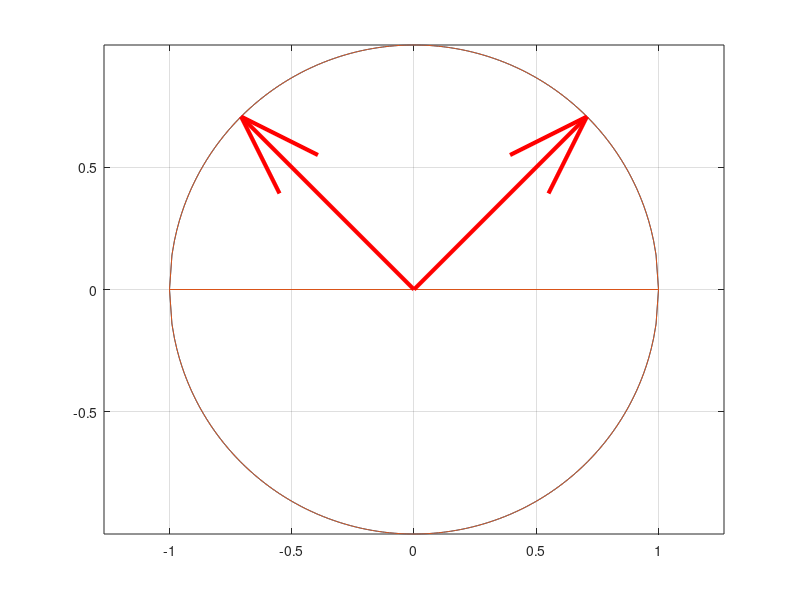

The MATLAB script that drew this image: (Note: this script raises an error after producing the figure.)
A = [4 0;
   3 -5;];
[U, S, V] = svd(A);
SignChanger = [1 0; 0 -1;];
U = U * SignChanger;
V = V * SignChanger;
HASIL = V(1:2, 1);
JariKuadrat = HASIL(1,1)*HASIL(1,1) + HASIL(2,1) * HASIL(2,1);
Jari2 = sqrt(JariKuadrat);
x = -Jari2 : 0.01 : Jari2;
x = [x Jari2];
[mx, nx] = size(x);
y1 = zeros(1, nx);
y2 = zeros(1, nx);
for i = 1:nx
    y1(1, i) = sqrt(JariKuadrat - x(1, i)*x(1,i));
    y2(1, i) = -sqrt(JariKuadrat - x(1, i)*x(1,i));
end
x = [x x];
y = [y1 y2];
plot(x, y, x, y)
hold on
quiver(zeros(1,2), zeros(1,2), V(1, 1:2), V(2,1:2), 'linewidth', 3, 'color', 'r', 'AutoScale','off')
grid on
axis equal
xline(0)
yline(0)